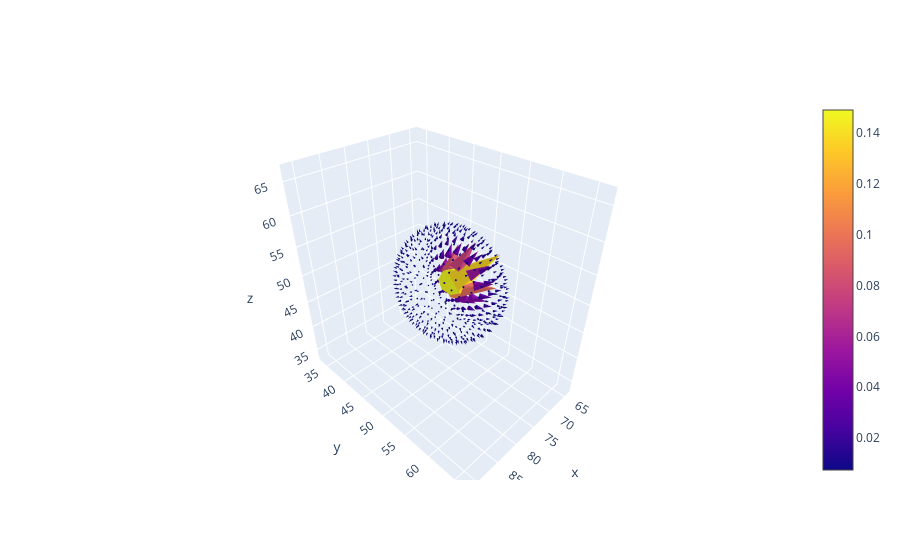

Notebook code for this chart:
### Code cell
fig = go.Figure(data=go.Cone(x=shpere_points[:,0], y=shpere_points[:,1], z=shpere_points[:,2], u=Sphere_E[:,0], v=Sphere_E[:,1], w=Sphere_E[:,2],))
#fig.add_trace(go.Scatter3d(
#        x=Err[:,0], 
#        y=Err[:,1], 
#        z=Err[:,2],
#    ))
fig.show()

### Figure 1 — Plotly figure (JSON) as saved in the notebook; plotly's stock layout.template omitted (floating-point values rounded to 4 significant figures; data arrays with more than 128 entries replaced by an {"elided": "..."} marker saying what was removed)
{"data": [{"type": "cone", "u": {"elided": "500 float values"}, "v": {"elided": "500 float values"}, "w": {"elided": "500 float values"}, "x": {"elided": "500 float values"}, "y": {"elided": "500 float values"}, "z": {"elided": "500 float values"}}], "layout": {}}
